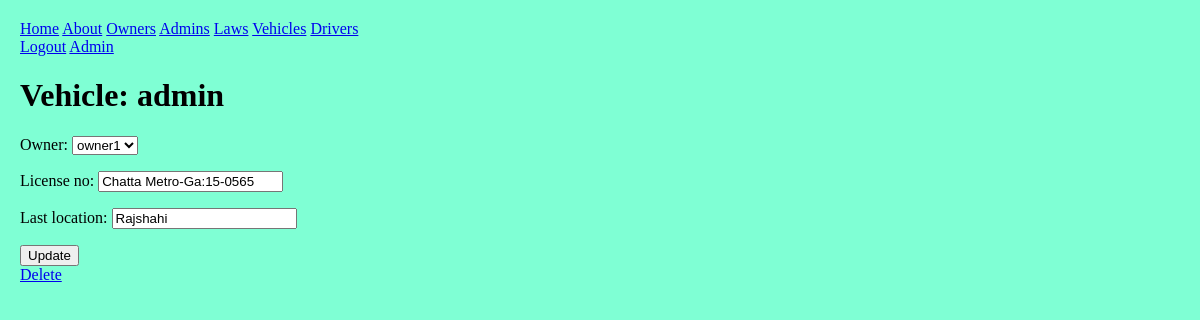
The app's page /front/vehicle/?oid=2&vid=1 (signed in) with its own data.
### front/models.py (models this page shows, shortened)
class Account(AbstractUser):
    address = models.TextField(max_length=200, default="5B/13, Razia Sultana Road, Mohammadpur, Dhaka-1207, Bangladesh.");
    phone = models.CharField(max_length=20, default="01923240000");
    approved = models.BooleanField(default=False);

class Vehicle(models.Model):
    owner = models.ForeignKey(Account, on_delete=models.CASCADE, null=False);
    license_no = models.CharField(max_length=50, unique=True);
    last_location = models.CharField(max_length=100, null=True);
    approved = models.BooleanField(default=False);

### front/decorators.py (the view)
        def wrapper_func(req, *args, **kwargs):
            grp = {x.name for x in req.user.groups.all()};
            if not (bool(roles.intersection(grp)) ^ bool(grp)):
                return view_func(req, *args, **kwargs);
            else: return HttpResponse("""
                <h1>access denied</h1>
                <a href="/front/">home</a>
            """)

### front/forms.py
class VehicleForm(ModelForm):
    class Meta:
        model = Vehicle;
        fields = "__all__";# [f.name for f in Vehicle._meta.get_fields()];
        exclude = ("approved", );

### front/views.py (called while the page is built, shortened)
@login_required
@allowed_users({"owner"})
def vehicle(req: HttpRequest):
    oid = int(req.GET.get("oid"));
    if not (req.user.is_superuser or req.user.id == oid):
        messages.info(req, "Not your profile");
        return redirect("home");
    form = vid = cur_v = None;
    try:
        vid = int(req.GET.get("vid"));
        cur_v = Vehicle.objects.get(pk=vid);
        form = VehicleForm(instance=cur_v, initial={"owner": cur_v.owner});
    except:
        form = VehicleForm(initial={"owner": Account.objects.get(pk=oid)});
    if not req.user.is_superuser:
        form.fields["owner"].disabled = True;
    context = {
        "nav": nav,
        "form": form,
        "pk": vid,
    };
    return render(req, "vehicle.html", context);

### front/templates/vehicle.html (shortened to what this page needs)
{% extends 'base.html' %}
{% block content %}
    <h1>Vehicle: {{user.username}}</h1>
    <form action="" method="post">
        {{form.as_p}}
        <button type="submit">{% if request.GET.vid %}Update{% else %}Add{% endif %}</button>
    </form>
    <a href="{% url 'delete' %}?type=vehicle&amp;pk={{pk}}">Delete</a>
{% endblock content %}

### static/front/style.css (style rules this page uses)
body { box-sizing: border-box; margin: 0; display: block; overflow: auto; padding: 20px; background-color: aquamarine; }
a, button, title { text-transform: capitalize; }

### records on screen
Account: username "admin"
Vehicle: owner "owner1", license_no "Chatta Metro-Ga:15-0565", last_location "Rajshahi"

### other values on screen
{{ nav.0 }} "Home"
{{ page }} "About" "Owners" "Admins" "Laws" "Vehicles" "Drivers"
